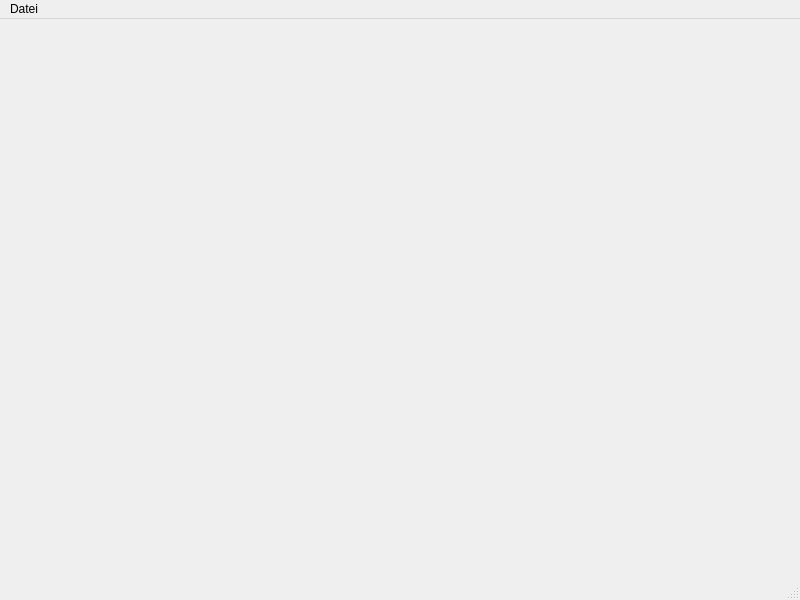
<?xml version="1.0" encoding="UTF-8"?>
<ui version="4.0">
 <class>TravelAgencyUi</class>
 <widget class="QMainWindow" name="TravelAgencyUi">
  <property name="geometry">
   <rect>
    <x>0</x>
    <y>0</y>
    <width>800</width>
    <height>600</height>
   </rect>
  </property>
  <property name="windowTitle">
   <string>TravelAgencyUi</string>
  </property>
  <widget class="QWidget" name="centralwidget"/>
  <widget class="QMenuBar" name="menubar">
   <property name="geometry">
    <rect>
     <x>0</x>
     <y>0</y>
     <width>800</width>
     <height>21</height>
    </rect>
   </property>
   <widget class="QMenu" name="menuDatei">
    <property name="title">
     <string>Datei</string>
    </property>
    <addaction name="actionEinlesen"/>
   </widget>
   <addaction name="menuDatei"/>
  </widget>
  <widget class="QStatusBar" name="statusbar"/>
  <action name="actionEinlesen">
   <property name="text">
    <string>Einlesen</string>
   </property>
  </action>
 </widget>
 <resources/>
 <connections/>
</ui>
